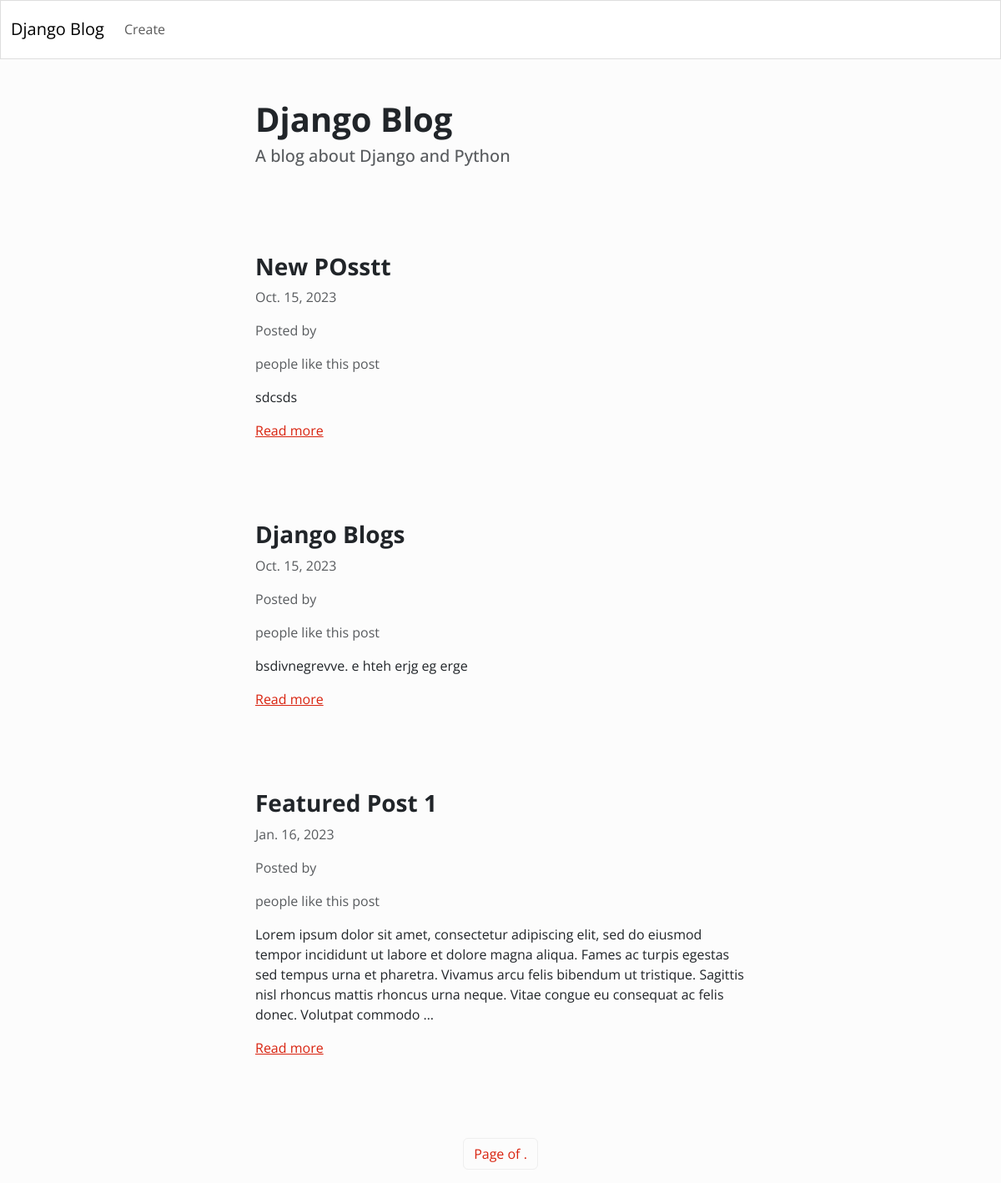
Before: / with the older database file.
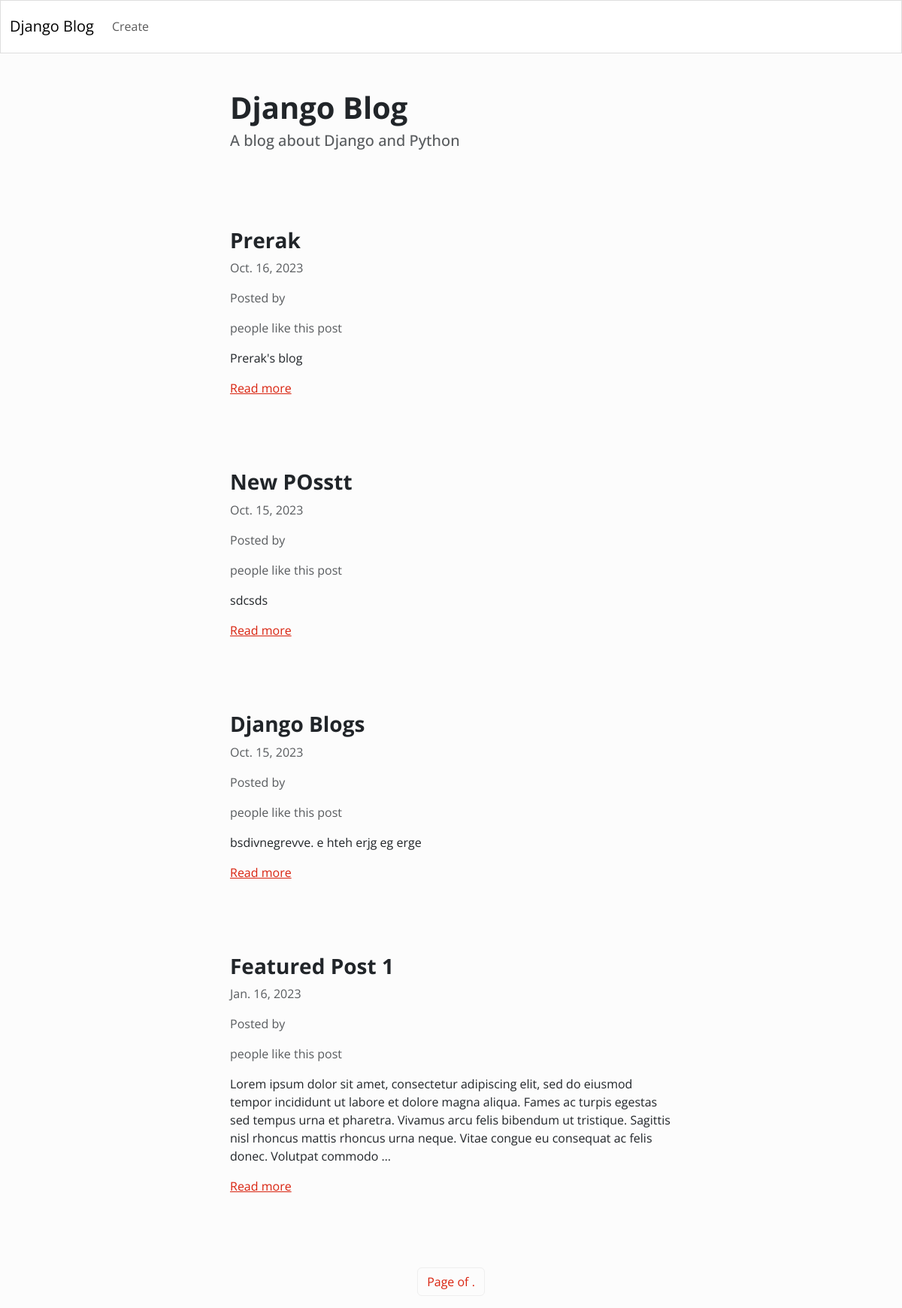
After: the same page with the newer database file.
### blog/models.py (models this page shows, shortened)
class Article(models.Model):
    title = models.CharField(max_length=255)
    content = HTMLField()
    date = models.DateField(auto_now_add=True)

### blog/views.py (the view)
# urls.py: path('', Index.as_view(), name='index'),
class Index(ListView):
    model = Article
    template_name = 'blog/index.html'
    context_object_name = 'articles'
    ordering = ['-date']

### blog/templates/blog/index.html (shortened to what this page needs)
{% extends 'blog/base.html' %}
{% block content %}
	<div class="row">
		<div class="col-md-6 col-12 mx-md-auto mx-3 mt-5 mb-5">
			<h1 class="fw-bolder">Django Blog</h1>
			<h5 class="text-muted">A blog about Django and Python</h5>
		</div>
	</div>
	{% for object in object_list %}
	<div class="row">
		<div class="col-md-6 col-11 mx-md-auto mx-3 mt-5 mb-5">
			<h3 class="fw-bold">{{ object.title }}</h3>
			<p class="text-muted"> {{ object.date }}</p>
			<p class="text-muted">Posted by {{ object.author.username }}</p>
			{% if object.likes.count == 1 %}
				<p class="text-muted">{{ object.likes.count }} person likes this post</p>
			{% else %}
				<p class="text-muted">{{ object.likes.count }} people like this post</p>
			{% endif %}
			<div class="my-3">
				{{ object.content|truncatewords_html:50|safe }}
			</div>
			<a href="{% url 'detail_article' object.id %}">Read more</a>
		</div>
	</div>
	{% endfor %}
	<nav>
		<ul class="pagination">
			<div class="mx-auto d-flex flex-row mt-5">
				<li class="page-item">
					<a class="page-link" href="#">Page {{ page_obj.number }} of {{ page_obj.paginator.num_pages }}.</a>
				</li>
			</div>
		</ul>
	</nav>
{% endblock content %}

### blog/templates/blog/base.html (shortened to what this page needs)
<!DOCTYPE html>
<html lang="en">
<head>
	<link rel="stylesheet" href="https://bootswatch.com/5/simplex/bootstrap.min.css">
</head>
<body>
	{% include 'blog/nav.html' %}
	{% block content %}
	{% endblock content %}
</body>
</html>

### blog/templates/blog/nav.html (shortened to what this page needs)
<nav class="navbar navbar-expand-lg navbar-light bg-light">
  <div class="container-fluid">
    <a class="navbar-brand" href="{% url 'index' %}">Django Blog</a>
    <div class="collapse navbar-collapse" id="navbarNav">
      <ul class="navbar-nav me-auto">
        <li class="nav-item">
          <a class="nav-link" href="{% url 'create_blog' %}">Create</a>
        </li>
      </ul>
    </div>
  </div>
</nav>

Changed rows visible on the page:
added Article: title "Prerak", date "Oct. 16, 2023", content "Prerak's blog"
